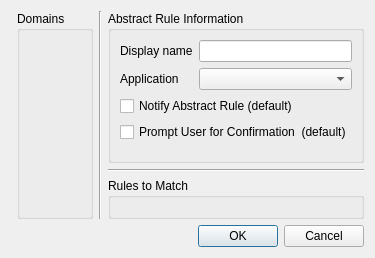
<?xml version="1.0" encoding="UTF-8"?>
<ui version="4.0">
 <class>AbstractRuleDialog</class>
 <widget class="QDialog" name="AbstractRuleDialog">
  <property name="geometry">
   <rect>
    <x>0</x>
    <y>0</y>
    <width>335</width>
    <height>258</height>
   </rect>
  </property>
  <property name="windowTitle">
   <string>Abstract Rule Dialog</string>
  </property>
  <property name="modal">
   <bool>true</bool>
  </property>
  <layout class="QGridLayout" name="gridLayout">
   <item row="0" column="1" rowspan="3">
    <widget class="QGroupBox" name="regexpGroupBox">
     <property name="toolTip">
      <string>Regular expressions for additional source domains</string>
     </property>
     <property name="title">
      <string>Domains</string>
     </property>
     <layout class="QVBoxLayout" name="verticalLayout_3">
      <item>
       <widget class="DomainSelectionWidget" name="domainSelectionWidget" native="true">
        <property name="sizePolicy">
         <sizepolicy hsizetype="MinimumExpanding" vsizetype="Preferred">
          <horstretch>0</horstretch>
          <verstretch>0</verstretch>
         </sizepolicy>
        </property>
       </widget>
      </item>
     </layout>
    </widget>
   </item>
   <item row="0" column="2" rowspan="3">
    <widget class="Line" name="line">
     <property name="orientation">
      <enum>Qt::Vertical</enum>
     </property>
    </widget>
   </item>
   <item row="0" column="3">
    <widget class="QGroupBox" name="infoGroupBox">
     <property name="sizePolicy">
      <sizepolicy hsizetype="Preferred" vsizetype="MinimumExpanding">
       <horstretch>0</horstretch>
       <verstretch>0</verstretch>
      </sizepolicy>
     </property>
     <property name="title">
      <string>Abstract Rule Information</string>
     </property>
     <layout class="QVBoxLayout" name="verticalLayout_2">
      <item>
       <layout class="QFormLayout" name="formLayout">
        <property name="fieldGrowthPolicy">
         <enum>QFormLayout::AllNonFixedFieldsGrow</enum>
        </property>
        <item row="0" column="0">
         <widget class="QLabel" name="label_3">
          <property name="toolTip">
           <string>The name used in the editor for this rule</string>
          </property>
          <property name="text">
           <string>Display name</string>
          </property>
         </widget>
        </item>
        <item row="0" column="1">
         <widget class="TypedLineEdit" name="displayNameEdit"/>
        </item>
        <item row="1" column="0">
         <widget class="QLabel" name="label">
          <property name="toolTip">
           <string>The application that can trigger this</string>
          </property>
          <property name="text">
           <string>Application</string>
          </property>
         </widget>
        </item>
        <item row="1" column="1">
         <widget class="QComboBox" name="appComboBox">
          <property name="insertPolicy">
           <enum>QComboBox::InsertAlphabetically</enum>
          </property>
          <property name="sizeAdjustPolicy">
           <enum>QComboBox::AdjustToContentsOnFirstShow</enum>
          </property>
         </widget>
        </item>
        <item row="2" column="0" colspan="2">
         <widget class="QCheckBox" name="notifyCheckBox">
          <property name="toolTip">
           <string>Notify the user when triggerred?</string>
          </property>
          <property name="text">
           <string>Notify Abstract Rule (default)</string>
          </property>
         </widget>
        </item>
        <item row="3" column="0" colspan="2">
         <widget class="QCheckBox" name="promptCheckBox">
          <property name="toolTip">
           <string>Prompt user confirmation when triggerred?</string>
          </property>
          <property name="text">
           <string>Prompt User for Confirmation  (default)</string>
          </property>
         </widget>
        </item>
       </layout>
      </item>
     </layout>
    </widget>
   </item>
   <item row="3" column="0" colspan="4">
    <widget class="QDialogButtonBox" name="buttonBox">
     <property name="standardButtons">
      <set>QDialogButtonBox::Cancel|QDialogButtonBox::Ok</set>
     </property>
    </widget>
   </item>
   <item row="2" column="3">
    <widget class="QGroupBox" name="rulesGroupBox">
     <property name="sizePolicy">
      <sizepolicy hsizetype="Preferred" vsizetype="Maximum">
       <horstretch>0</horstretch>
       <verstretch>0</verstretch>
      </sizepolicy>
     </property>
     <property name="toolTip">
      <string>Rules that need to be matched</string>
     </property>
     <property name="title">
      <string>Rules to Match</string>
     </property>
     <layout class="QVBoxLayout" name="verticalLayout_5">
      <item>
       <widget class="MRuleTreeWidget" name="mrulesWidget" native="true">
        <property name="sizePolicy">
         <sizepolicy hsizetype="MinimumExpanding" vsizetype="Preferred">
          <horstretch>0</horstretch>
          <verstretch>0</verstretch>
         </sizepolicy>
        </property>
       </widget>
      </item>
     </layout>
    </widget>
   </item>
   <item row="1" column="3">
    <widget class="Line" name="line_2">
     <property name="orientation">
      <enum>Qt::Horizontal</enum>
     </property>
    </widget>
   </item>
  </layout>
 </widget>
 <customwidgets>
  <customwidget>
   <class>TypedLineEdit</class>
   <extends>QLineEdit</extends>
   <header>context-editor_src/typedlineedit.h</header>
  </customwidget>
  <customwidget>
   <class>DomainSelectionWidget</class>
   <extends>QWidget</extends>
   <header>context-editor_src/domainselectionwidget.h</header>
   <container>1</container>
  </customwidget>
  <customwidget>
   <class>MRuleTreeWidget</class>
   <extends>QWidget</extends>
   <header>context-editor_src/mruletreewidget.h</header>
   <container>1</container>
  </customwidget>
 </customwidgets>
 <tabstops>
  <tabstop>displayNameEdit</tabstop>
  <tabstop>appComboBox</tabstop>
  <tabstop>buttonBox</tabstop>
 </tabstops>
 <resources/>
 <connections>
  <connection>
   <sender>buttonBox</sender>
   <signal>accepted()</signal>
   <receiver>AbstractRuleDialog</receiver>
   <slot>accept()</slot>
   <hints>
    <hint type="sourcelabel">
     <x>364</x>
     <y>539</y>
    </hint>
    <hint type="destinationlabel">
     <x>368</x>
     <y>431</y>
    </hint>
   </hints>
  </connection>
  <connection>
   <sender>buttonBox</sender>
   <signal>rejected()</signal>
   <receiver>AbstractRuleDialog</receiver>
   <slot>reject()</slot>
   <hints>
    <hint type="sourcelabel">
     <x>293</x>
     <y>539</y>
    </hint>
    <hint type="destinationlabel">
     <x>232</x>
     <y>430</y>
    </hint>
   </hints>
  </connection>
 </connections>
</ui>
